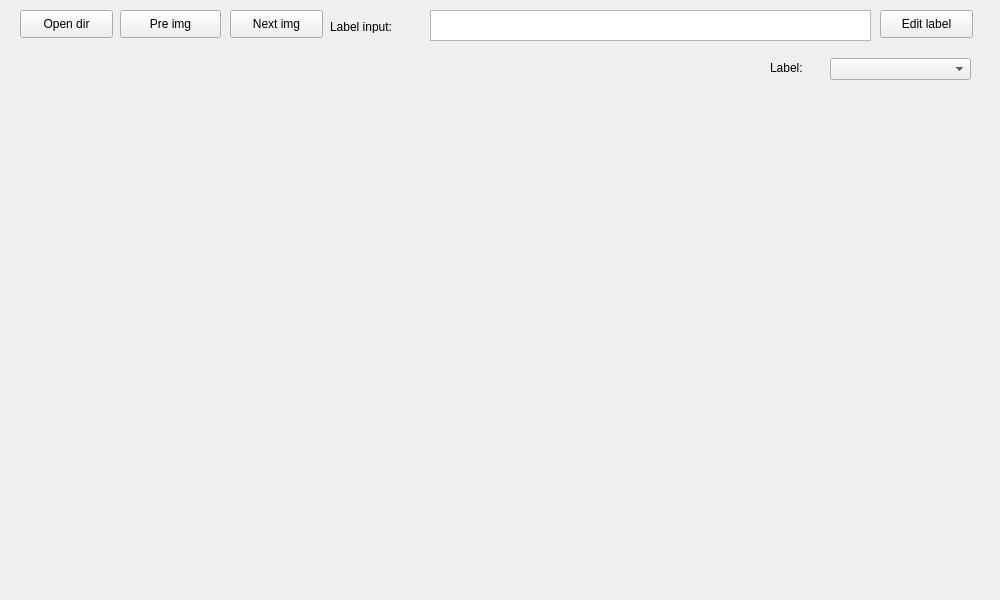
<?xml version="1.0" encoding="UTF-8"?>
<ui version="4.0">
 <class>MaskPolyWidget</class>
 <widget class="QWidget" name="MaskPolyWidget">
  <property name="geometry">
   <rect>
    <x>0</x>
    <y>0</y>
    <width>1000</width>
    <height>600</height>
   </rect>
  </property>
  <property name="windowTitle">
   <string>Form</string>
  </property>
  <widget class="QPushButton" name="Btn_PreImg">
   <property name="geometry">
    <rect>
     <x>120</x>
     <y>10</y>
     <width>101</width>
     <height>28</height>
    </rect>
   </property>
   <property name="text">
    <string>Pre img</string>
   </property>
  </widget>
  <widget class="QPushButton" name="Btn_NextImg">
   <property name="geometry">
    <rect>
     <x>230</x>
     <y>10</y>
     <width>93</width>
     <height>28</height>
    </rect>
   </property>
   <property name="text">
    <string>Next img</string>
   </property>
  </widget>
  <widget class="QPushButton" name="Btn_OpenDir">
   <property name="geometry">
    <rect>
     <x>20</x>
     <y>10</y>
     <width>93</width>
     <height>28</height>
    </rect>
   </property>
   <property name="text">
    <string>Open dir</string>
   </property>
  </widget>
  <widget class="QPushButton" name="Btn_EditLabel">
   <property name="geometry">
    <rect>
     <x>880</x>
     <y>10</y>
     <width>93</width>
     <height>28</height>
    </rect>
   </property>
   <property name="text">
    <string>Edit label</string>
   </property>
  </widget>
  <widget class="QLabel" name="label_CurrentLabel">
   <property name="geometry">
    <rect>
     <x>770</x>
     <y>60</y>
     <width>51</width>
     <height>16</height>
    </rect>
   </property>
   <property name="text">
    <string>Label:</string>
   </property>
  </widget>
  <widget class="QComboBox" name="cBox_Label">
   <property name="geometry">
    <rect>
     <x>830</x>
     <y>58</y>
     <width>141</width>
     <height>22</height>
    </rect>
   </property>
  </widget>
  <widget class="QWidget" name="horizontalLayoutWidget">
   <property name="geometry">
    <rect>
     <x>20</x>
     <y>50</y>
     <width>731</width>
     <height>521</height>
    </rect>
   </property>
   <layout class="QHBoxLayout" name="HLayout_mask_poly_img"/>
  </widget>
  <widget class="QTextEdit" name="textEdit_LabelInput">
   <property name="geometry">
    <rect>
     <x>430</x>
     <y>10</y>
     <width>441</width>
     <height>31</height>
    </rect>
   </property>
  </widget>
  <widget class="QLabel" name="label_LabelInput">
   <property name="geometry">
    <rect>
     <x>330</x>
     <y>20</y>
     <width>91</width>
     <height>13</height>
    </rect>
   </property>
   <property name="text">
    <string>Label input:</string>
   </property>
  </widget>
  <widget class="QWidget" name="verticalLayoutWidget">
   <property name="geometry">
    <rect>
     <x>760</x>
     <y>90</y>
     <width>211</width>
     <height>481</height>
    </rect>
   </property>
   <layout class="QVBoxLayout" name="VLayout_Label_Btns"/>
  </widget>
 </widget>
 <resources/>
 <connections/>
</ui>
